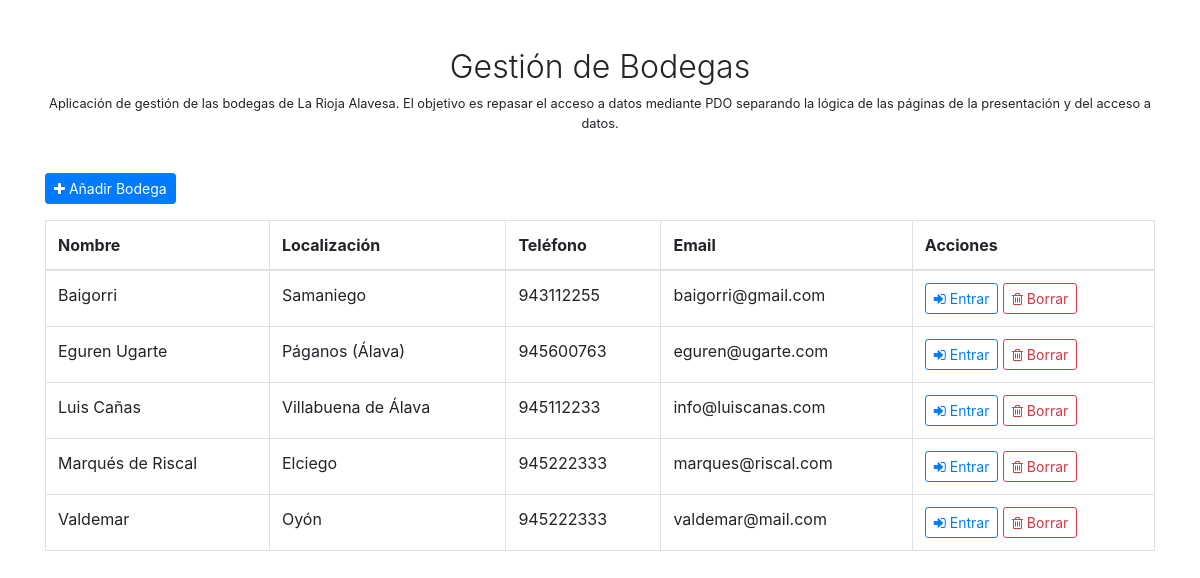
The page / on the database its author committed.
### tables this page shows
CREATE TABLE bodega (
    id INT NOT NULL AUTO_INCREMENT,
    nombre VARCHAR(100) NOT NULL,
    direccion VARCHAR(150) NOT NULL,
    email VARCHAR(100),
    telefono VARCHAR(20),
    contacto VARCHAR(100),
    fundacion INT,
    descripcion VARCHAR(500),
    restaurante TINYINT(1) NOT NULL DEFAULT 0,
    hotel TINYINT(1) NOT NULL DEFAULT 0,
    created_at TIMESTAMP NOT NULL DEFAULT NOW(),
    PRIMARY KEY (id)
);

### index.php (called while the page is built, shortened)
<?php
require_once 'db_functions.php';
$bodegas = getAllBodegas();
require "views/index.view.php";

### db_functions.php (called while the page is built, shortened)
<?php
function getAllBodegas(): array
{
    $db = getDbConnection();
    $stmt = $db->prepare("SELECT * FROM bodega ORDER BY nombre");
    $stmt->execute();
    return $stmt->fetchAll();
}

### views/index.view.php (the view, shortened to what this page needs)
<?php require('layout/head.php') ?>
<a href="index.php?accion=bodega_nueva" class="btn btn-primary btn-sm mb-3"><i class="fa fa-plus"></i> Añadir Bodega</a>
<table class="table table-bordered">
    <thead>
        <tr>
            <th>Nombre</th><th>Localización</th><th>Teléfono</th><th>Email</th><th>Acciones</th>
        </tr>
    </thead>
    <tbody>
    <?php foreach ($bodegas as $bodega) : ?>
        <tr>
            <td><?= htmlspecialchars($bodega->nombre) ?></td>
            <td><?= htmlspecialchars($bodega->direccion) ?></td>
            <td><?= htmlspecialchars($bodega->telefono ?? '') ?></td>
            <td><?= htmlspecialchars($bodega->email ?? '') ?></td>
            <td>
                <a href="index.php?accion=bodega_detalle&id=<?= $bodega->id ?>" class="btn btn-outline-primary btn-sm"><i class="fa fa-sign-in"></i> Entrar</a>
                <a href="index.php?accion=bodega_eliminar&id=<?= $bodega->id ?>" class="btn btn-outline-danger btn-sm"
                   onclick="return confirm('¿Seguro que quieres dar de baja esta bodega y todos sus vinos?')"><i class="fa fa-trash-o"></i> Borrar</a>
            </td>
        </tr>
    <?php endforeach; ?>
    </tbody>
</table>
<?php require('layout/footer.php') ?>

### views/layout/head.php (shortened to what this page needs)
<!doctype html>
<html lang="es">
<head>
    <link rel="stylesheet" href="https://stackpath.bootstrapcdn.com/bootstrap/4.3.1/css/bootstrap.min.css">
    <link rel="stylesheet" href="https://cdnjs.cloudflare.com/ajax/libs/font-awesome/4.7.0/css/font-awesome.min.css">
</head>
<body>
<div class="container">
    <div class="text-center pt-5 pb-4">
        <h2 class="font-weight-light">Gestión de Bodegas</h2>
        <p class="lead small">Aplicación de gestión de las bodegas de La Rioja Alavesa. El objetivo es repasar el acceso a datos mediante PDO
            separando la lógica de las páginas de la presentación y del acceso a datos.</p>
    </div>

### views/layout/footer.php
</div>
</body>
</html>

### rows shown on the page
bodega: nombre "Baigorri", direccion "Samaniego", telefono "943112255", email "baigorri@gmail.com"
bodega: nombre "Eguren Ugarte", direccion "Páganos (Álava)", telefono "945600763", email "eguren@ugarte.com"
bodega: nombre "Luis Cañas", direccion "Villabuena de Álava", telefono "945112233", email "info@luiscanas.com"
bodega: nombre "Marqués de Riscal", direccion "Elciego", telefono "945222333", email "marques@riscal.com"
bodega: nombre "Valdemar", direccion "Oyón", telefono "945222333", email "valdemar@mail.com"
